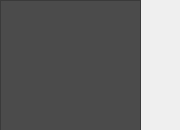
<?xml version="1.0" encoding="UTF-8"?>
<ui version="4.0">
 <class>oldRailPoleFrm</class>
 <widget class="QWidget" name="oldRailPoleFrm">
  <property name="geometry">
   <rect>
    <x>0</x>
    <y>0</y>
    <width>180</width>
    <height>130</height>
   </rect>
  </property>
  <property name="minimumSize">
   <size>
    <width>180</width>
    <height>130</height>
   </size>
  </property>
  <property name="maximumSize">
   <size>
    <width>220</width>
    <height>130</height>
   </size>
  </property>
  <property name="windowTitle">
   <string>Form</string>
  </property>
  <widget class="QListWidget" name="listViewPolelist">
   <property name="geometry">
    <rect>
     <x>0</x>
     <y>0</y>
     <width>141</width>
     <height>131</height>
    </rect>
   </property>
   <property name="minimumSize">
    <size>
     <width>60</width>
     <height>10</height>
    </size>
   </property>
   <property name="maximumSize">
    <size>
     <width>900</width>
     <height>1000</height>
    </size>
   </property>
   <property name="font">
    <font>
     <family>宋体</family>
     <pointsize>16</pointsize>
    </font>
   </property>
   <property name="toolTip">
    <string>双击对应的支柱号，可以更改当前支柱！</string>
   </property>
   <property name="styleSheet">
    <string notr="true">color: rgb(255, 255, 255);
background-color: rgb(75, 75, 75);</string>
   </property>
  </widget>
 </widget>
 <resources/>
 <connections/>
</ui>
